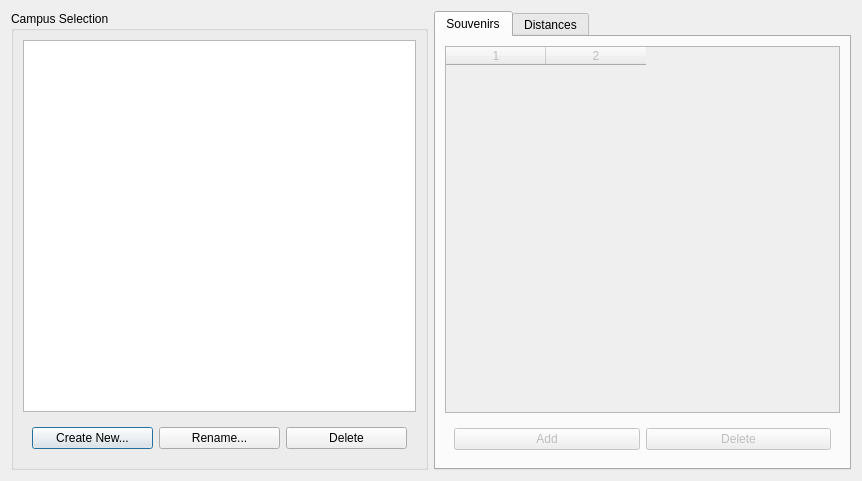
<?xml version="1.0" encoding="UTF-8"?>
<ui version="4.0">
 <class>administration</class>
 <widget class="QDialog" name="administration">
  <property name="geometry">
   <rect>
    <x>0</x>
    <y>0</y>
    <width>862</width>
    <height>481</height>
   </rect>
  </property>
  <property name="windowTitle">
   <string>Dialog</string>
  </property>
  <layout class="QVBoxLayout" name="verticalLayout">
   <item>
    <layout class="QHBoxLayout" name="MainLayout">
     <item>
      <widget class="QGroupBox" name="groupBox">
       <property name="title">
        <string>Campus Selection</string>
       </property>
       <layout class="QVBoxLayout" name="verticalLayout_2">
        <item>
         <widget class="QListWidget" name="campusSelector">
          <property name="editTriggers">
           <set>QAbstractItemView::EditKeyPressed|QAbstractItemView::SelectedClicked</set>
          </property>
         </widget>
        </item>
        <item>
         <widget class="QWidget" name="widget" native="true">
          <layout class="QHBoxLayout" name="horizontalLayout">
           <item>
            <widget class="QPushButton" name="pushButton">
             <property name="text">
              <string>Create New...</string>
             </property>
            </widget>
           </item>
           <item>
            <widget class="QPushButton" name="renameButton">
             <property name="text">
              <string>Rename...</string>
             </property>
            </widget>
           </item>
           <item>
            <widget class="QPushButton" name="deleteButton">
             <property name="text">
              <string>Delete</string>
             </property>
            </widget>
           </item>
          </layout>
         </widget>
        </item>
       </layout>
      </widget>
     </item>
     <item>
      <widget class="QTabWidget" name="tabWidget">
       <property name="currentIndex">
        <number>0</number>
       </property>
       <widget class="QWidget" name="souvenirTab">
        <property name="layoutDirection">
         <enum>Qt::LeftToRight</enum>
        </property>
        <attribute name="title">
         <string>Souvenirs</string>
        </attribute>
        <layout class="QVBoxLayout" name="verticalLayout_3">
         <item>
          <widget class="QTableWidget" name="souvenirTable">
           <property name="enabled">
            <bool>false</bool>
           </property>
           <property name="selectionMode">
            <enum>QAbstractItemView::SingleSelection</enum>
           </property>
           <property name="selectionBehavior">
            <enum>QAbstractItemView::SelectRows</enum>
           </property>
           <property name="columnCount">
            <number>2</number>
           </property>
           <attribute name="horizontalHeaderDefaultSectionSize">
            <number>100</number>
           </attribute>
           <attribute name="verticalHeaderVisible">
            <bool>false</bool>
           </attribute>
           <column/>
           <column/>
          </widget>
         </item>
         <item>
          <widget class="QWidget" name="souvenirButtonContainer" native="true">
           <layout class="QHBoxLayout" name="horizontalLayout_2">
            <item>
             <widget class="QPushButton" name="souvenirAdd">
              <property name="enabled">
               <bool>false</bool>
              </property>
              <property name="text">
               <string>Add</string>
              </property>
             </widget>
            </item>
            <item>
             <widget class="QPushButton" name="souvenirDelete">
              <property name="enabled">
               <bool>false</bool>
              </property>
              <property name="text">
               <string>Delete</string>
              </property>
             </widget>
            </item>
           </layout>
          </widget>
         </item>
        </layout>
       </widget>
       <widget class="QWidget" name="distancesTab">
        <attribute name="title">
         <string>Distances</string>
        </attribute>
        <layout class="QVBoxLayout" name="verticalLayout_4">
         <item>
          <widget class="QTableWidget" name="distancesTable">
           <property name="enabled">
            <bool>false</bool>
           </property>
           <property name="selectionMode">
            <enum>QAbstractItemView::SingleSelection</enum>
           </property>
           <property name="columnCount">
            <number>2</number>
           </property>
           <attribute name="horizontalHeaderDefaultSectionSize">
            <number>80</number>
           </attribute>
           <attribute name="horizontalHeaderHighlightSections">
            <bool>true</bool>
           </attribute>
           <attribute name="horizontalHeaderStretchLastSection">
            <bool>false</bool>
           </attribute>
           <attribute name="verticalHeaderVisible">
            <bool>false</bool>
           </attribute>
           <attribute name="verticalHeaderStretchLastSection">
            <bool>false</bool>
           </attribute>
           <column/>
           <column/>
          </widget>
         </item>
         <item>
          <widget class="QLabel" name="label">
           <property name="text">
            <string>&lt;em&gt;A distance of -1 means that the distance has not been set&lt;/em&gt;</string>
           </property>
           <property name="textFormat">
            <enum>Qt::AutoText</enum>
           </property>
           <property name="alignment">
            <set>Qt::AlignCenter</set>
           </property>
          </widget>
         </item>
        </layout>
       </widget>
      </widget>
     </item>
    </layout>
   </item>
  </layout>
 </widget>
 <resources/>
 <connections/>
</ui>
